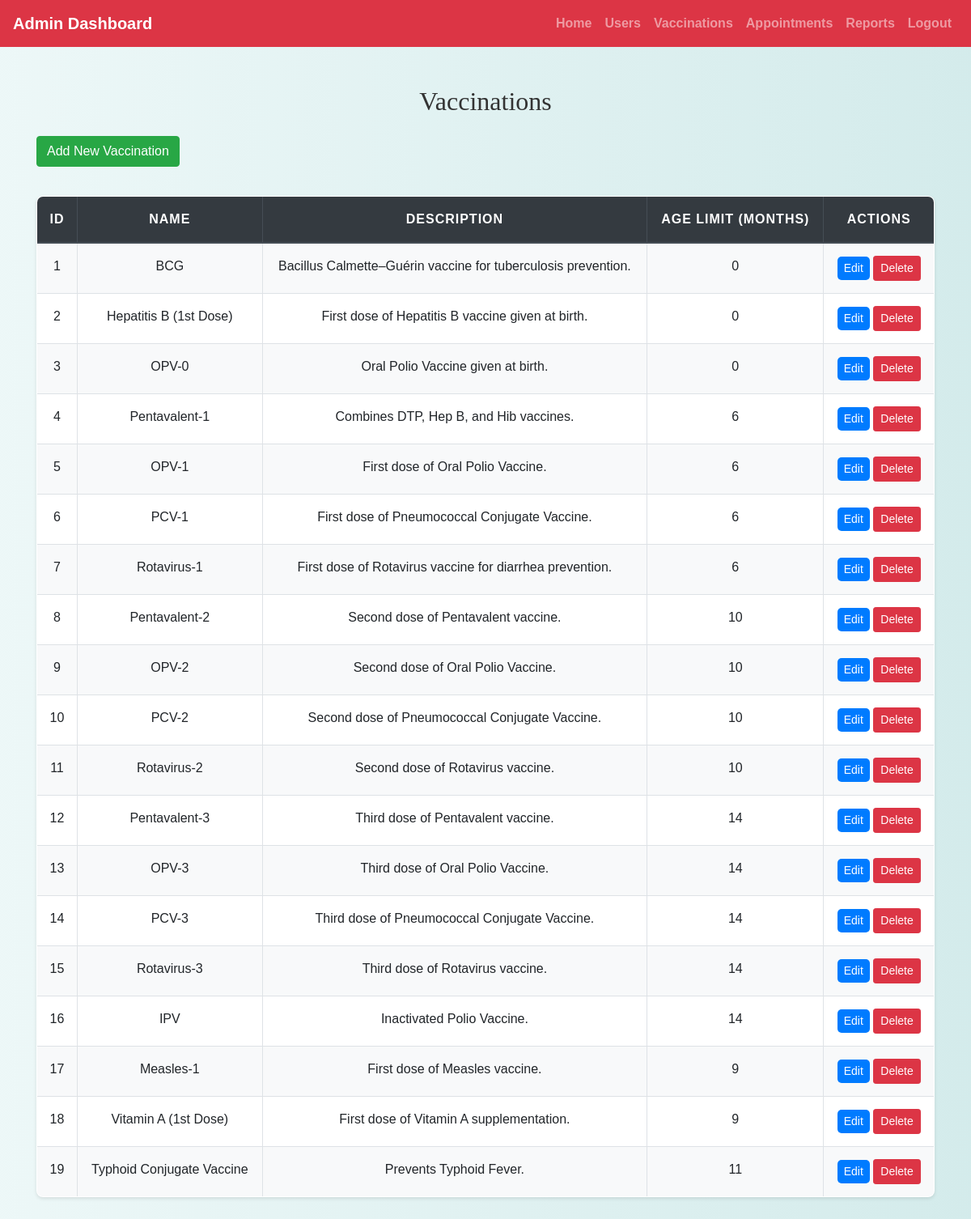
Page /admin/view_vaccinations.php (signed in) on the committed database.
### tables this page shows
CREATE TABLE `vaccinations` (
  `vaccination_id` int(11) NOT NULL,
  `name` varchar(255) NOT NULL,
  `description` text NOT NULL,
  `age_limit_months` int(11) NOT NULL
);

### admin/view_vaccinations.php (the view, shortened to what this page needs)
<?php
include('config.php');
$result = mysqli_query($conn, "SELECT * FROM vaccinations");
?>
<!DOCTYPE html>
<html>
<head>
    <link rel="stylesheet" href="https://maxcdn.bootstrapcdn.com/bootstrap/4.5.2/css/bootstrap.min.css">
    <link rel="stylesheet" href="../css/style.css" />
</head>
<body>
<?php include('admin_navbar.php'); ?>
<div class="container mt-5">
    <h2 class="mb-4">Vaccinations</h2>
    <a href="add_vaccination.php" class="btn btn-success mb-3">Add New Vaccination</a>
    <table class="table table-bordered">
        <thead class="thead-dark">
            <tr>
                <th>ID</th>
                <th>Name</th>
                <th>Description</th>
                <th>Age Limit (Months)</th>
                <th>Actions</th>
            </tr>
        </thead>
        <tbody>
            <?php while ($row = mysqli_fetch_assoc($result)): ?>
            <tr>
                <td><?= $row['vaccination_id'] ?></td>
                <td><?= htmlspecialchars($row['name']) ?></td>
                <td><?= htmlspecialchars($row['description']) ?></td>
                <td><?= $row['age_limit_months'] ?></td>
                <td>
                    <a href="edit_vaccination.php?id=<?= $row['vaccination_id'] ?>" class="btn btn-primary btn-sm">Edit</a>
                    <a href="?delete_id=<?= $row['vaccination_id'] ?>" class="btn btn-danger btn-sm" onclick="return confirm('Are you sure you want to delete this vaccination?');">Delete</a>
                </td>
            </tr>
            <?php endwhile; ?>
        </tbody>
    </table>
</div>
</body>
</html>

### css/style.css (style rules this page uses)
body { background: linear-gradient(90deg, rgba(233, 246, 246, 0.831), rgba(207, 233, 233, 0.9)); font-family: 'Arial', sans-serif; color: #333; line-height: 1.6; }
h1, h2, h3, h4 { text-align: center; margin-top: 30px; margin-bottom: 30px; font-family: 'Georgia', serif; }
.container { margin-bottom: 40px; }
.table { width: 100%; border-collapse: collapse; margin-top: 20px; font-size: 16px; background-color: #ffffff; border-radius: 8px; overflow: hidden; box-shadow: 0 2px 4px rgba(0, 0, 0, 0.1); }
.table th, .table td { padding: 15px; border: 1px solid #dee2e6; text-align: center; }
.table thead th { background-color: #004d4d; color: white; font-weight: bold; text-transform: uppercase; letter-spacing: 1px; }
.table tbody tr:nth-child(odd) { background-color: #f8f9fa; }
.btn-primary { color: #fff; border: none; border-radius: 5px; cursor: pointer; transition: background-color 0.3s ease; }
a { color: #006666; text-decoration: none; font-weight: bold; }

### rows in the picture
vaccinations: vaccination_id "1", name "BCG", description "Bacillus Calmette–Guérin vaccine for tuberculosis prevention.", age_limit_months "0"
vaccinations: vaccination_id "2", name "Hepatitis B (1st Dose)", description "First dose of Hepatitis B vaccine given at birth.", age_limit_months "0"
vaccinations: vaccination_id "3", name "OPV-0", description "Oral Polio Vaccine given at birth.", age_limit_months "0"
vaccinations: vaccination_id "4", name "Pentavalent-1", description "Combines DTP, Hep B, and Hib vaccines.", age_limit_months "6"
vaccinations: vaccination_id "5", name "OPV-1", description "First dose of Oral Polio Vaccine.", age_limit_months "6"
vaccinations: vaccination_id "6", name "PCV-1", description "First dose of Pneumococcal Conjugate Vaccine.", age_limit_months "6"
vaccinations: vaccination_id "7", name "Rotavirus-1", description "First dose of Rotavirus vaccine for diarrhea prevention.", age_limit_months "6"
vaccinations: vaccination_id "8", name "Pentavalent-2", description "Second dose of Pentavalent vaccine.", age_limit_months "10"
vaccinations: vaccination_id "9", name "OPV-2", description "Second dose of Oral Polio Vaccine.", age_limit_months "10"
vaccinations: vaccination_id "10", name "PCV-2", description "Second dose of Pneumococcal Conjugate Vaccine.", age_limit_months "10"
vaccinations: vaccination_id "11", name "Rotavirus-2", description "Second dose of Rotavirus vaccine.", age_limit_months "10"
vaccinations: vaccination_id "12", name "Pentavalent-3", description "Third dose of Pentavalent vaccine.", age_limit_months "14"
vaccinations: vaccination_id "13", name "OPV-3", description "Third dose of Oral Polio Vaccine.", age_limit_months "14"
vaccinations: vaccination_id "14", name "PCV-3", description "Third dose of Pneumococcal Conjugate Vaccine.", age_limit_months "14"
vaccinations: vaccination_id "15", name "Rotavirus-3", description "Third dose of Rotavirus vaccine.", age_limit_months "14"
vaccinations: vaccination_id "16", name "IPV", description "Inactivated Polio Vaccine.", age_limit_months "14"
vaccinations: vaccination_id "17", name "Measles-1", description "First dose of Measles vaccine.", age_limit_months "9"
vaccinations: vaccination_id "18", name "Vitamin A (1st Dose)", description "First dose of Vitamin A supplementation.", age_limit_months "9"
vaccinations: vaccination_id "19", name "Typhoid Conjugate Vaccine", description "Prevents Typhoid Fever.", age_limit_months "11"
